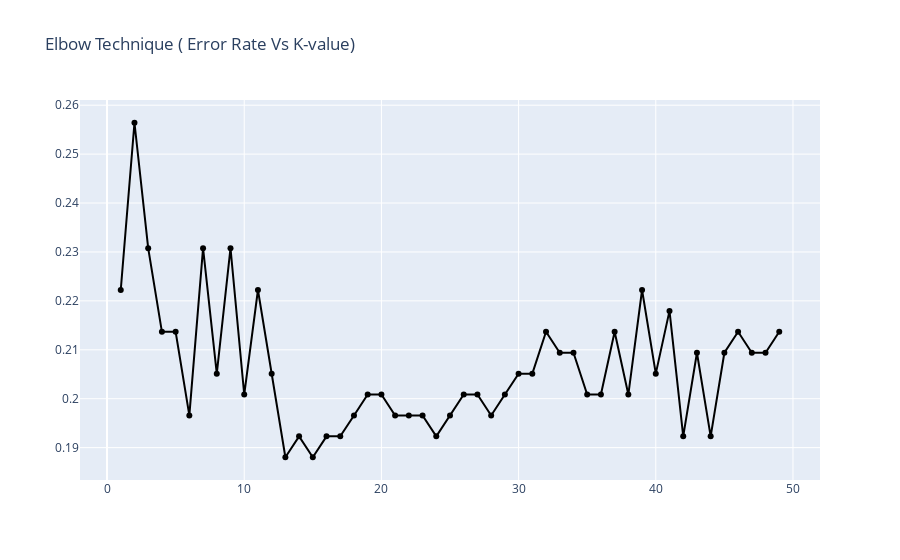

Here is the notebook cell this chart was saved with:
### Code cell
x = list(range(1,50))
fig = go.Figure( 
    layout=go.Layout(
        title=go.layout.Title(text="Elbow Technique ( Error Rate Vs K-value)")))
    
fig.add_trace(go.Scatter(x=x, y=error_rate, name = 'Error Rate v K-value',mode='lines+markers',
                         line=dict(color='black', width=2)))
fig.show()

### Figure 1 — Plotly figure (JSON) as saved in the notebook; plotly's stock layout.template omitted (floating-point values rounded to 4 significant figures)
{"data": [{"line": {"color": "black", "width": 2}, "mode": "lines+markers", "name": "Error Rate v K-value", "type": "scatter", "x": [1, 2, 3, 4, 5, 6, 7, 8, 9, 10, 11, 12, 13, 14, 15, 16, 17, 18, 19, 20, 21, 22, 23, 24, 25, 26, 27, 28, 29, 30, 31, 32, 33, 34, 35, 36, 37, 38, 39, 40, 41, 42, 43, 44, 45, 46, 47, 48, 49], "y": [0.2222, 0.2564, 0.2308, 0.2137, 0.2137, 0.1966, 0.2308, 0.2051, 0.2308, 0.2009, 0.2222, 0.2051, 0.188, 0.1923, 0.188, 0.1923, 0.1923, 0.1966, 0.2009, 0.2009, 0.1966, 0.1966, 0.1966, 0.1923, 0.1966, 0.2009, 0.2009, 0.1966, 0.2009, 0.2051, 0.2051, 0.2137, 0.2094, 0.2094, 0.2009, 0.2009, 0.2137, 0.2009, 0.2222, 0.2051, 0.2179, 0.1923, 0.2094, 0.1923, 0.2094, 0.2137, 0.2094, 0.2094, 0.2137]}], "layout": {"title": {"text": "Elbow Technique ( Error Rate Vs K-value)"}}}
